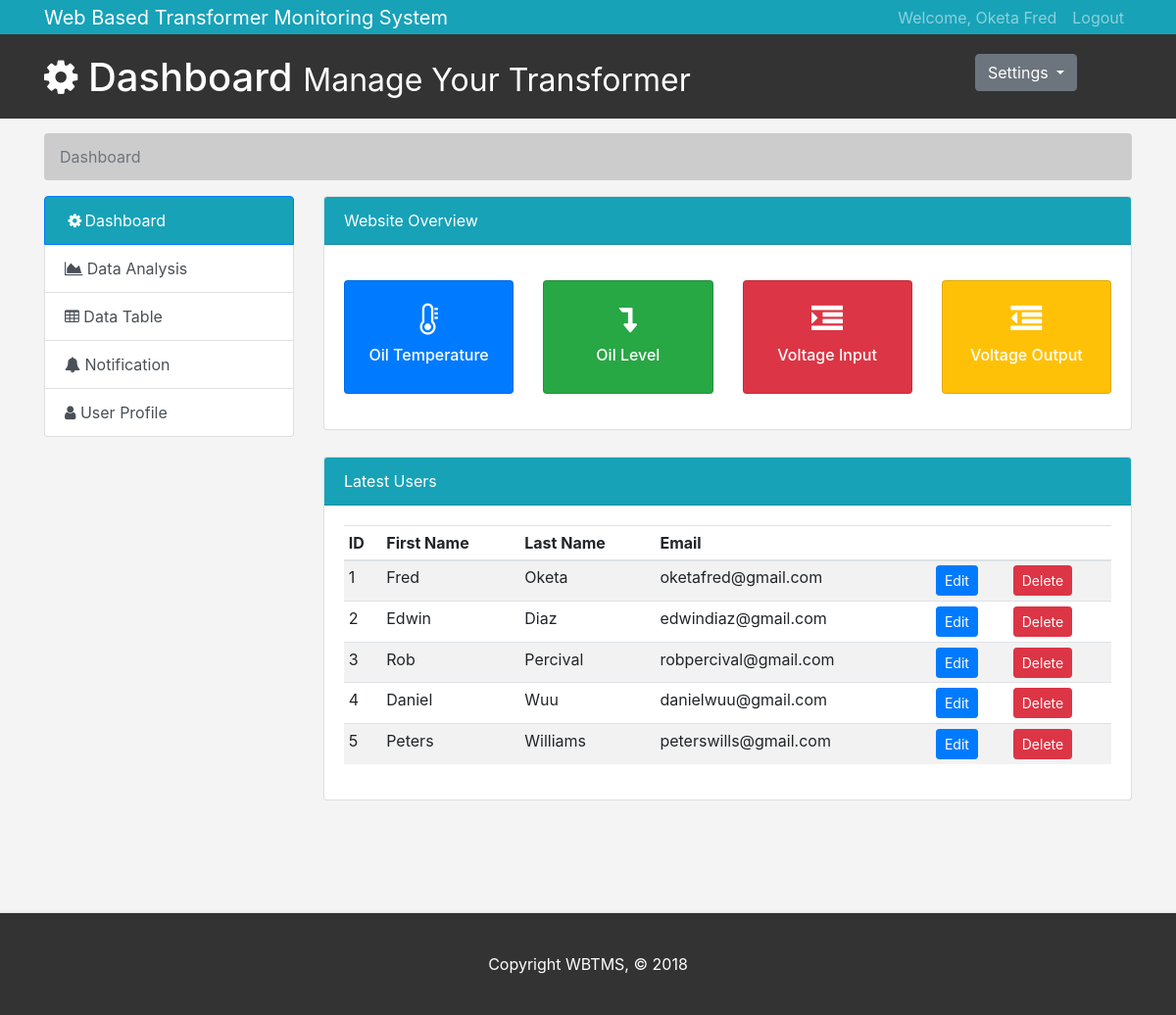
/dashboard.php (signed in), run on the app's committed database.
### tables this page shows
CREATE TABLE `users` (
  `user_id` int(11) UNSIGNED NOT NULL,
  `user_firstname` varchar(11) NOT NULL,
  `user_lastname` varchar(11) NOT NULL,
  `user_email` varchar(255) NOT NULL,
  `user_password` varchar(11) NOT NULL
);

### dashboard.php (the view, shortened to what this page needs)
<?php
  include "include/dba.php";
  $query = "SELECT * FROM users";
  $result = mysqli_query($conn, $query);
 ?>
<!doctype html>
<html lang="en">
  <head>
    <link rel="stylesheet" href="css/bootstrap.min.css">
    <link rel="stylesheet" href="css/style.css">
    <link rel="stylesheet" href="font-awesome/css/font-awesome.min.css">
  </head>
  <body>
    <nav class="navbar navbar-expand-lg navbar-dark bg-info">
      <div class="container">
        <a class="navbar-brand" href="dashboard.php">Web Based Transformer Monitoring System</a>
        <div class="collapse navbar-collapse" id="navbarsExample07">
          <ul class="navbar-nav ml-auto">
            <li class="nav-item">
              <a class="nav-link">Welcome, <?php echo $_SESSION["lastname"]." ".$_SESSION["firstname"]; ?></a>
            </li>
            <li class="nav-item">
              <a class="nav-link" href="include/logout.php">Logout</a>
            </li>
          </ul>
        </div>
      </div>
    </nav>
    <header id="header">
      <div class="container">
        <div class="row">
          <div class="col-md-10">
            <h1><span class="fa fa-gear"></span> Dashboard <small>Manage Your Transformer</small></h1>
          </div>
          <div class="col-md-2">
            <div class="dropdown">
              <button class="btn btn-secondary dropdown-toggle" type="button" id="dropdownMenuButton" data-toggle="dropdown" aria-haspopup="true" aria-expanded="false">
                Settings
              </button>
            </div>
          </div>
        </div>
      </div>
    </header>
    <section id="breadcrumb">
      <div class="container">
        <nav aria-label="breadcrumb">
          <ol class="breadcrumb">
            <li class="breadcrumb-item active" aria-current="page">Dashboard</li>
          </ol>
        </nav>
      </div>
    </section>
    <section id="main">
      <div class="container">
        <div class="row">
          <div class="col-md-3">
            <div class="list-group">
              <a href="dashboard.php" class="list-group-item list-group-item-action active bg-info">
                <span class="fa fa-fw fa-gear"></span>Dashboard
              </a>
              <a href="analysis.php" class="list-group-item list-group-item-action"><span class="fa fa-area-chart"></span> Data Analysis</a>
              <a href="table.php" class="list-group-item list-group-item-action"> <span class="fa fa-table"> </span> Data Table</a>
              <a href="notifications.php" class="list-group-item list-group-item-action"> <span class="fa fa-bell"> </span> Notification </a>
              <a href="settings.php" class="list-group-item list-group-item-action"> <span class="fa fa-user"> </span>   User Profile</a>
            </div>
          </div>
          <div class="col-md-9">
            <div class="card">
              <div class="card-header bg-info text-white">
                Website Overview
              </div>
              <div class="card-body">
                <div class="row">
                  <div class="col-md-3 mt-3 mb-3">
                  <div class="card bg-card" style="background-color: #007bff">
                    <div class="card-body text-center" style="color: #fff">
                      <h2> <span class="fa fa-fw fa-thermometer-empty"></span> <span id="temp"></span></h2>
                      <h6>Oil Temperature</h6>
                    </div>
                  </div>
                </div>
                <div class="col-md-3 mt-3 mb-3">
                  <div class="card bg-card" style="background-color: #28a745">
                    <div class="card-body text-center" style="color: #fff">
                      <h2> <span class="fa fa-fw fa-level-down"></span> <span id="level"></span></h2>
                      <h6>Oil Level</h6>
                    </div>
                  </div>
                </div>
                <div class="col-md-3 mt-3 mb-3">
                  <div class="card bg-card" style="background-color: #dc3545">
                    <div class="card-body text-center" style="color: #fff">
                      <h2><span class="fa fa-fw fa-indent"></span> <span id="vin"></span></h2>
                      <h6>Voltage Input</h6>
                    </div>
                  </div>
                </div>
                <div class="col-md-3 mt-3 mb-3">
                  <div class="card bg-card" style="background-color: #ffc107">
                    <div class="card-body text-center" style="color: #fff">
                      <h2><span class="fa fa-fw fa-outdent"></span> <span id="vout"></span></h2>
                      <h6>Voltage Output</h6>
                    </div>
                  </div>
                </div>
                </div>
              </div>
            </div>
          </div>
        </div>
      </div>
    </section>
    <section id="users">
      <div class="container">
        <div class="row">
          <div class="col-md-3">
          </div>
          <div class="col-md-9">
            <div class="card">
              <div class="card-header bg-info text-white">
                Latest Users
              </div>
              <div class="card-body">
                <table class="table table-striped table-sm">
                  <thead>
                    <tr>
                      <th>ID</th>
                      <th>First Name</th>
                      <th>Last Name</th>
                      <th>Email</th>
                      <th></th>
                      <th></th>
                    </tr>
                  </thead>
                  <tbody>
                    <?php
                      while ($row = mysqli_fetch_array($result)) {
                      ?>
                      <tr>
                        <td><?php echo $row["user_id"]; ?></td>
                        <td><?php echo $row["user_firstname"]; ?></td>
                        <td><?php echo $row["user_lastname"]; ?></td>
                        <td><?php echo $row["user_email"]; ?></td>
                        <td><a class="btn btn-primary btn-sm text-white">Edit</a></td>
                        <td><a class="btn btn-danger btn-sm text-white">Delete</a></td>
                      </tr>
                      <?php
                      }
                    ?>
                  </tbody>
                </table>
              </div>
            </div>
          </div>
        </div>
      </div>
    </section>
    <footer id="footer">
      <p>Copyright WBTMS, &copy; 2018</p>
    </footer>
  </body>
</html>

### css/style.css (style rules this page uses)
body { background:#f4f4f4; }
.navbar { height: 35px !important; margin-bottom:0; border-radius:0; }
.navbar-nav > li > a { padding-top:6px !important; padding-bottom:0 !important; height: 35px; }
#header { background:#333333; color:#ffffff; padding-bottom: 10px; margin-bottom: 15px; margin-top: 0px; padding-top: 20px; }
.breadcrumb { background:#cccccc; color:#333333; }
.bg-card { background-color: #cccccc; }
#users { padding-top: 20px; }
#footer { padding: 2.5rem 0; color: #ffffff; text-align: center; background-color: #333333; border-top: .05rem solid #e5e5e5; position: relative; bottom: -114px; }
#footer p:last-child { margin-bottom: 0; }

### data on the page
users: user_id "1", user_firstname "Fred", user_lastname "Oketa", user_email "oketafred@gmail.com"
users: user_id "2", user_firstname "Edwin", user_lastname "Diaz", user_email "edwindiaz@gmail.com"
users: user_id "3", user_firstname "Rob", user_lastname "Percival", user_email "robpercival@gmail.com"
users: user_id "4", user_firstname "Daniel", user_lastname "Wuu", user_email "danielwuu@gmail.com"
users: user_id "5", user_firstname "Peters", user_lastname "Williams", user_email "peterswills@gmail.com"

### other printed values
$_SESSION["lastname"] "Oketa"
$_SESSION["firstname"] "Fred"
